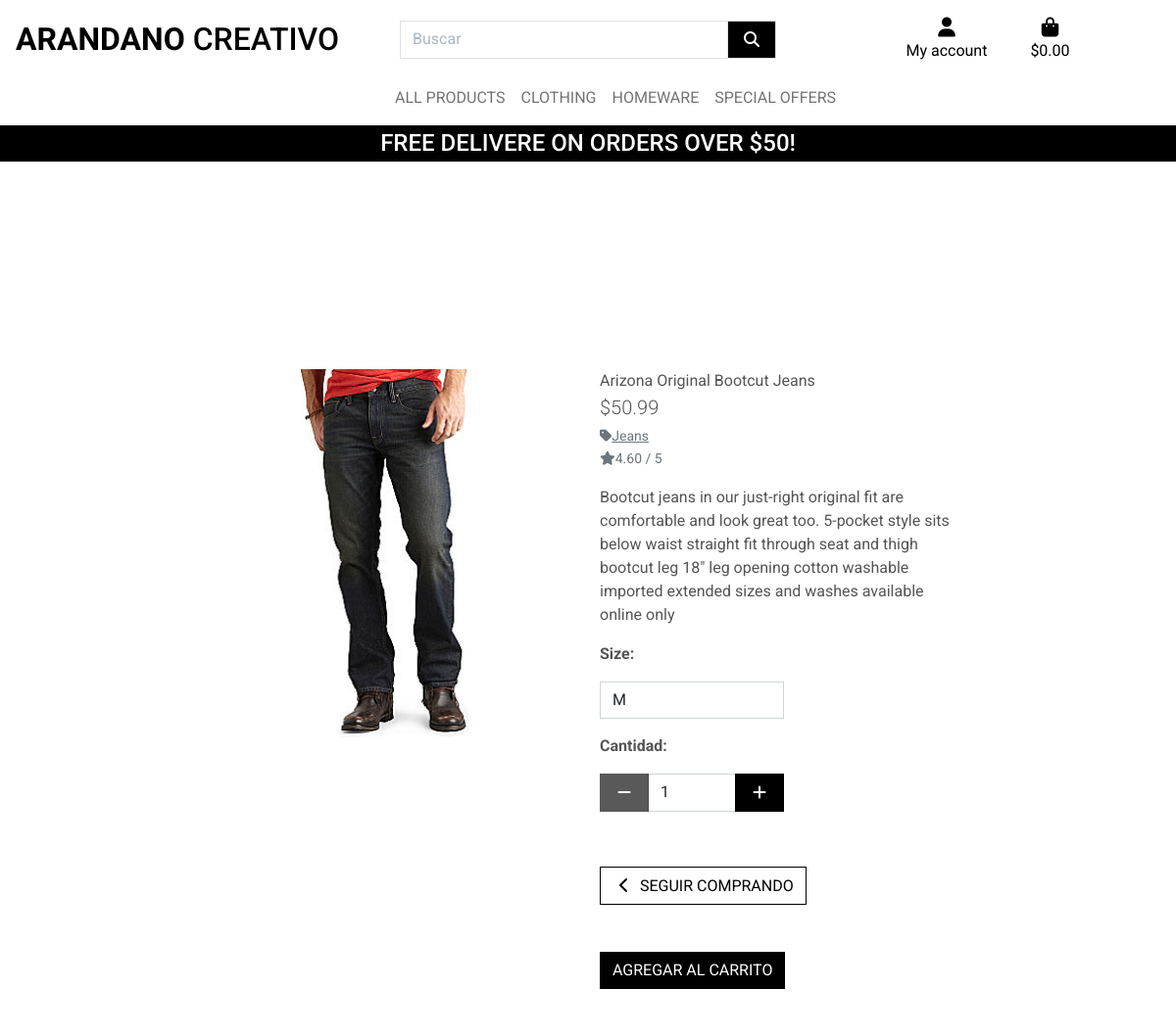
The page /products/1/ on the database its author committed.
### products/models.py (models this page shows, shortened)
class Product(models.Model):
    category = models.ForeignKey(
        'Category', null=True, blank=True, on_delete=models.SET_NULL)
    sku = models. CharField(max_length=254, null=True, blank=True)
    name = models.CharField(max_length=254)
    description = models. TextField()
    has_sizes = models.BooleanField(default=False, null=True, blank=True)
    price = models.DecimalField(max_digits=6, decimal_places=2)
    rating = models.DecimalField(
        max_digits=6, decimal_places=2, null=True, blank=True)
    image_url = models. URLField(max_length=1024, null=True, blank=True)
    image = models.ImageField(null=True, blank=True)

class Category(models.Model):
    class Meta:
        verbose_name_plural = 'Categories'
    name = models.CharField(max_length=254)
    friendly_name = models.CharField(max_length=254, null=True, blank=True)

### products/views.py (the view)
# urls.py: path('<int:product_id>/', views.product_detail, name='product_detail'),
def product_detail(request, product_id):
    product = get_object_or_404(Product, pk=product_id)
    context = {
        'product': product,
    }
    return render(request, 'products/product_detail.html', context)

### bag/contexts.py (called while the page is built, shortened)
def bag_contents(request):
    bag_items = []
    total = 0
    product_count = 0
    bag = request.session.get('bag', {})
    if total < settings.FREE_DELIVERY_THRESHOLD:
        delivery = total * Decimal(settings.STANDARD_DELIVERY_PERCENTAGE / 100)
        free_delivery_delta = settings.FREE_DELIVERY_THRESHOLD - total
    else:
        delivery = 0
        free_delivery_delta = 0
    grand_total = delivery + total
    context = {
        'bag_items': bag_items,
        'total': total,
        'product_count': product_count,
        'delivery': delivery,
        'free_delivery_delta': free_delivery_delta,
        'free_delivery_threshold': settings.FREE_DELIVERY_THRESHOLD,
        'grand_total': grand_total,
    }
    return context

### products/templates/products/product_detail.html (shortened to what this page needs)
{% extends "base.html" %}
{% load static %}
{% block page_header %}
<div class="container header-container">
</div>
{% endblock %}
{% block content %}
    <div class="overlay"></div>
    <div class="container-fluid">
        <div class="row">
            <div class="col-12 col-md-6 col-lg-4 offset-lg-2">
                <div class="image-container my-5">
                    {% if product.image %}
                        <a href="{{ product.image.url }}" target="_blank">
                            <img class="card-img-top img-fluid" src="{{ product.image.url }}" alt="{{ product.name }}">
                        </a>
                        {% else %}
                        <a href="">
                            <img class="card-img-top img-fluid" src="{{ MEDIA_URL }}noimage.png" alt="{{ product.name }}">
                        </a>
                    {% endif %}
                </div>
            </div>
            <div class="col-12 col-md-6 col-lg-4">
                <div class="product-details-container mb-5 mt-md-5">
                    <p class="mb-0">{{ product.name }}</p>
                    <p class="lead mb-0 text-left font-weight-bold">${{ product.price }}</p>
                    {% if product.category %}
                        <p class="small mt-1 mb-0">
                            <a class="text-muted" href="{% url 'products' %}?category={{ product.category.name }}">
                                <i class="fas fa-tag mr-1"></i>{{ product.category.friendly_name }}
                            </a>
                        </p>
                    {% endif %}
                    {% if product.rating %}
                        <small class="text-muted"><i class="fas fa-star mr-1"></i>{{ product.rating }} / 5</small>
                    {% else %}
                        <small class="text-muted">No Rating</small>
                    {% endif %}
                    <p class="mt-3">{{ product.description }}</p>
                    <form class="form" action="{% url 'add_to_bag' product.id %}" method="POST">
                        <div class="form-row">
                            {% with product.has_sizes as s %}
                            {% if s %}
                            <div class="col-12">
                                <p><strong>Size:</strong></p>
                                <select class="form-control rounded-0 w-50" name="product_size" id='id_product_size'>
                                    <option value="m" selected>M</option>
                                </select>
                            </div>
                            {% endif %}
                            <div class="col-12">
                                <p class="mt-3"><strong>Cantidad:</strong></p>
                                <div class="form-group w-50">
                                    <div class="input-group">
                                        <div class="input-group-prepend">
                                            <button class="decrement-qty btn btn-black rounded-0" data-item_id="{{ product.id }}"
                                                id="decrement-qty_{{ product.id }}">
                                                <span class="icon">
                                                    <i class="fas fa-minus"></i>
                                                </span>
                                            </button>
                                        </div>
                                        <input class="form-control qty_input" type="number" name="quantity" value="1" min="1" max="99"
                                            data-item_id="{{ product.id }}" id="id_qty_{{ product.id }}">
                                        <div class="input-group-append">
                                            <button class="increment-qty btn btn-black rounded-0" data-item_id="{{ product.id }}"
                                                id="increment-qty_{{ product.id }}">
                                                <span class="icon">
                                                    <i class="fas fa-plus"></i>
                                                </span>
                                            </button>
                                        </div>
                                    </div>
                                </div>
                            </div>
                            <div class="col{% if s %}-12 mt-2{% endif %}">
                                <a href="{% url 'products' %}" class="btn btn-outline-black rounded-0 mt-5">
                                    <span class="icon">
                                        <i class="fas fa-chevron-left"></i>
                                    </span>
                                    <span class="text-uppercase">Seguir Comprando</span>
                                </a>
                                <input type="submit" class="btn btn-black rounded-0 text-uppercase mt-5" value="Agregar al carrito">
                            </div>
                            {% endwith %}
                        </div>
                    </form>
                </div>
            </div>
        </div>
    </div>
{% endblock %}

### static/css/base.css (style rules this page uses)
html { height: 100%; }
body { background: url('/media/arandano_background.webp') no-repeat center center fixed; background-size: cover; height: calc(100vh - 164px); color: #555; font-family: 'Roboto', sans-serif; }
.icon { align-items: center; display: inline-flex; justify-content: center; height: 1.5rem; width: 1.5rem; }
.btn-black { background: black; color: white; }
.btn-outline-black { background: white; color: black; border: 1px solid black; }
.overlay { height: 100%; width: 100%; top: 0; left: 0; position: fixed; background: white; z-index: -1; }
@media (min-width: 1200px) { .container { max-width: 80%; } }
@media (min-width: 992px) { .header-container { padding-top: 164px; } }

### rows shown on the page
Product: image (picture), name "Arizona Original Bootcut Jeans", price "50.99", category.friendly_name "Jeans", rating "4.60", description "Bootcut jeans in our just-right original fit are comfortable and look great too. 5-pocket style sits below waist straight fit through seat and thigh bootcut leg 18\" leg opening cotton washable imported extended sizes and washes available online only", quantity "1"

### other values the page prints
{{ free_delivery_threshold }} "50"
